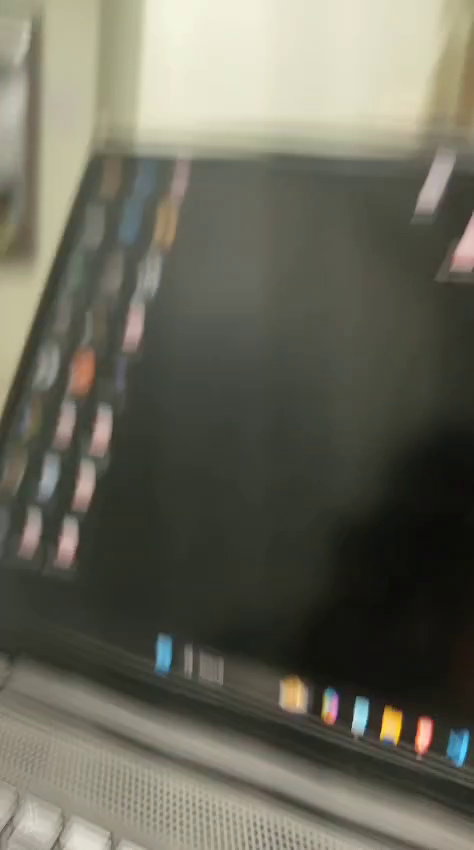
#> input picture frame 10 of sample_video.mp4, 474 x 850 px
$ jupyter execute video_day1.ipynb
#> lines starting #> are read from the running program, lines starting #| are printed output that depends on the picture
[cell 1]
import cv2 as cv

# Replace 'sample_video.mp4' with the actual path to your video file
vid = cv.VideoCapture("C:\\Users\\VIRAJ M\\Desktop\\opencv\\sample_video.mp4")

while vid.isOpened():
    ret, frame = vid.read()  # Read a frame from the video
#> frame is the input picture: shape (850, 474, 3); mean B, G, R 89.8, 103, 104.2
    if not ret:
        print("Video has ended or cannot be read.")
        break

    cv.imshow("Frame", frame)  # Display the frame
    if cv.waitKey(1) & 0xFF == ord('q'):  # Exit if 'q' is pressed
#> (key q is pressed here)
        print("Exiting...")
        break

vid.release()
cv.destroyAllWindows()

[cell 2]
img = cv.imread("C:\\Users\\VIRAJ M\\Desktop\\opencv\\myimg.jpg")
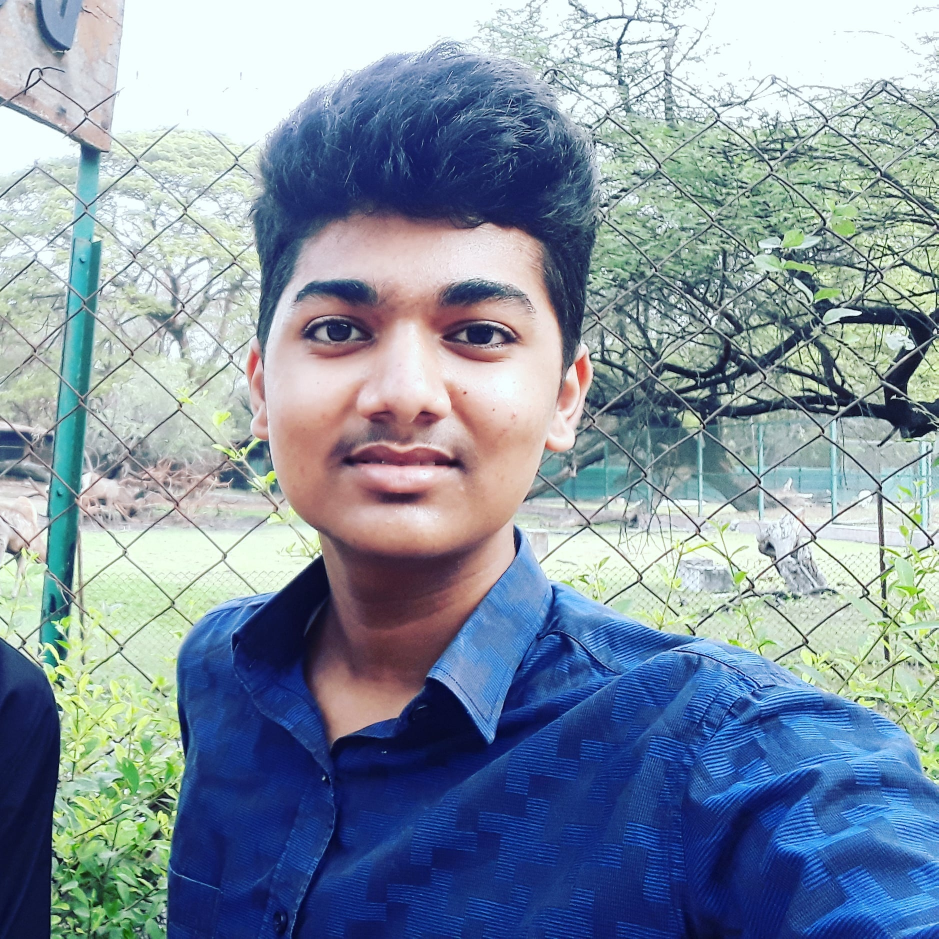
#> input picture myimg.jpg, 1877 x 1877 px, found by its file name (shown at 1/2 size)
#> img is the input picture: shape (1877, 1877, 3); mean B, G, R 162.8, 147, 131.4


print(img.shape)
#| (1877, 1877, 3)
resized_img = cv.resize(img, (500, 500))  # Store the resized image in a variable
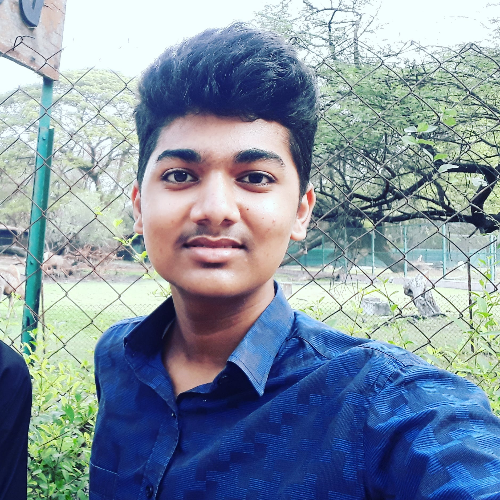
#> resized_img: shape (500, 500, 3); mean B, G, R 162.7, 146.9, 131.3

cv.imshow("Resized Image", resized_img)  # Display the resized image
cv.waitKey(0)  # Wait for a key press
cv.destroyAllWindows()

$ run again, starting later in the video
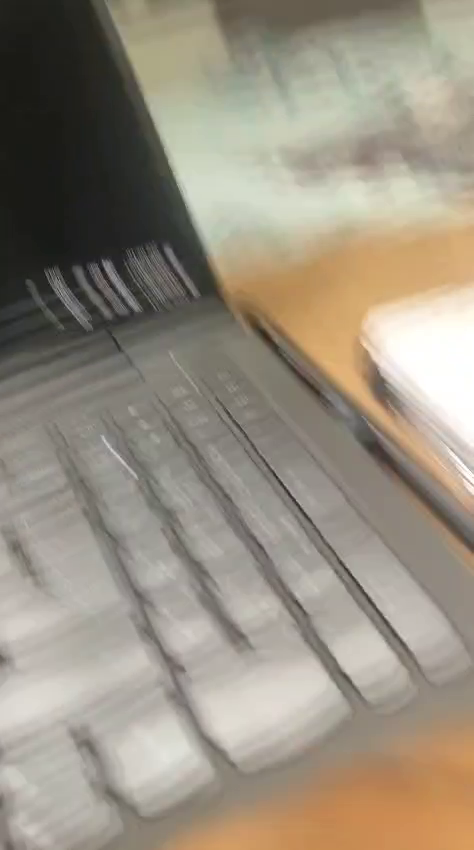
#> input picture frame 49 of sample_video.mp4, 474 x 850 px
#> frame is the input picture: shape (850, 474, 3); mean B, G, R 128.4, 143.1, 151.8
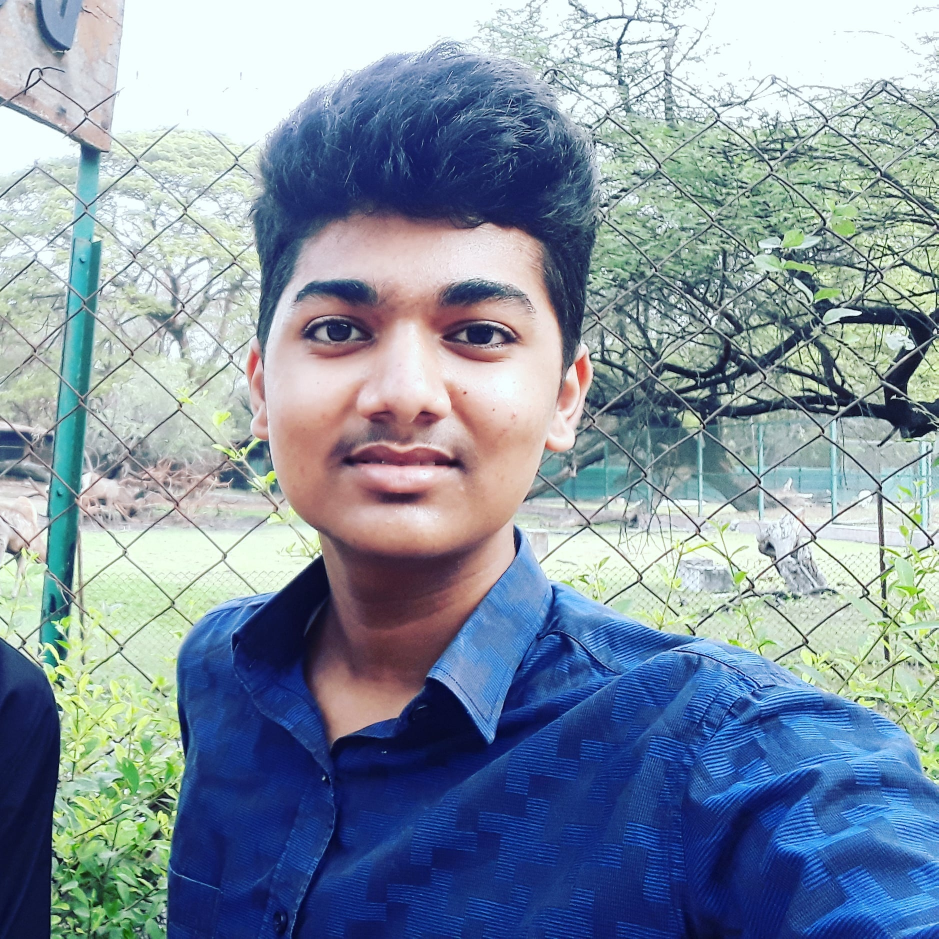
#> input picture myimg.jpg, 1877 x 1877 px, found by its file name (shown at 1/2 size)
#> img is the input picture: shape (1877, 1877, 3); mean B, G, R 162.8, 147, 131.4
#| (1877, 1877, 3)

$ run again, starting later in the video
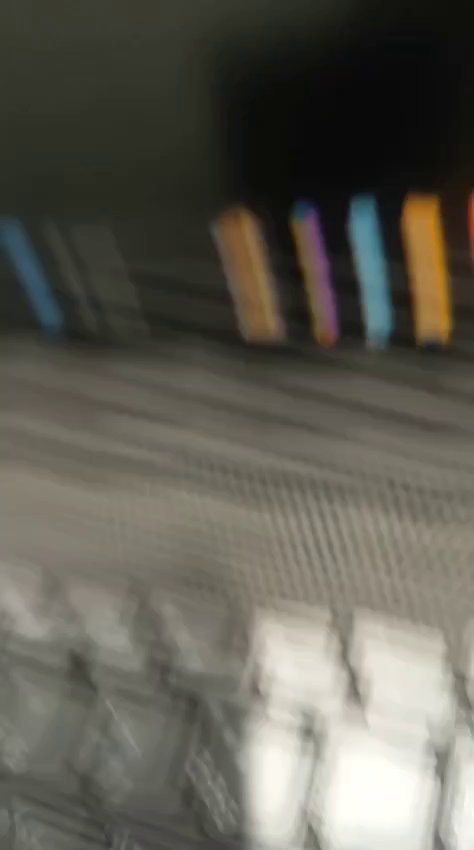
#> input picture frame 87 of sample_video.mp4, 474 x 850 px
#> frame is the input picture: shape (850, 474, 3); mean B, G, R 84.5, 93.7, 96.2
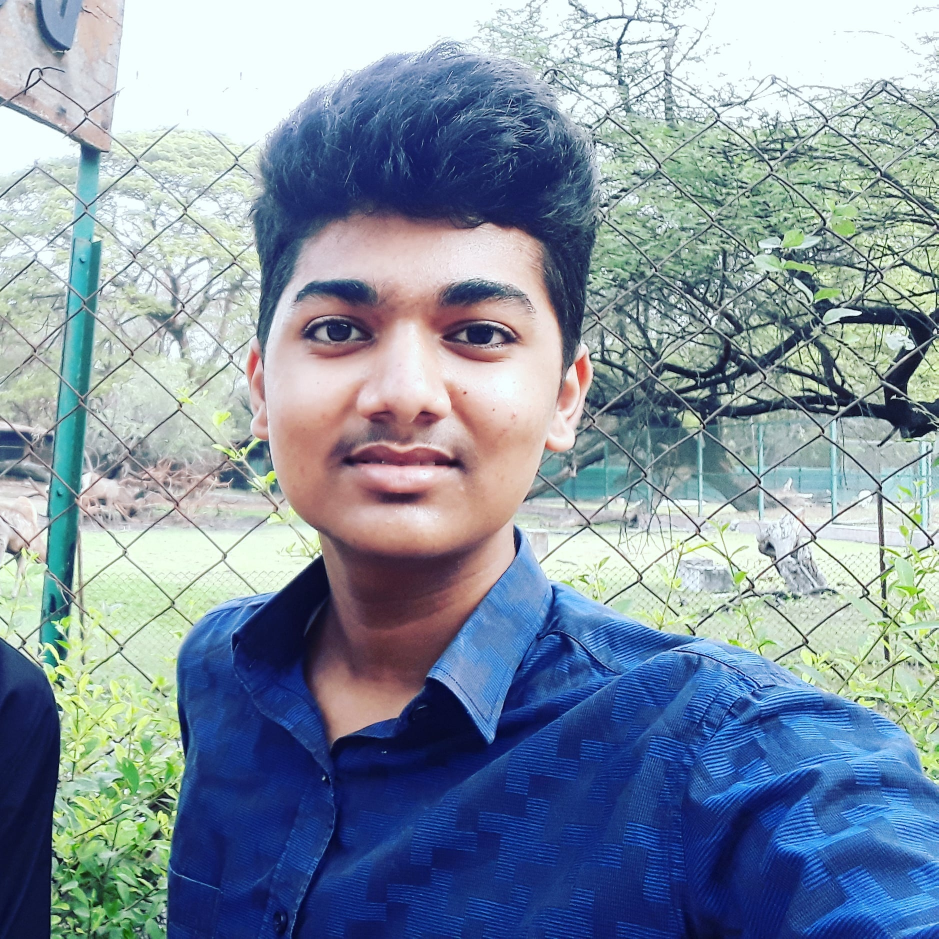
#> input picture myimg.jpg, 1877 x 1877 px, found by its file name (shown at 1/2 size)
#> img is the input picture: shape (1877, 1877, 3); mean B, G, R 162.8, 147, 131.4
#| (1877, 1877, 3)
